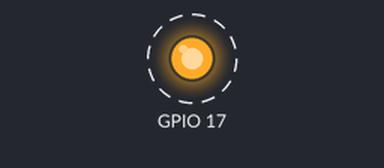
A program run on a simulated Raspberry Pi (BCM pin numbers). Shown: output pins drawn as LEDs (lit = HIGH). Dashed ring = blinking. What the program prints to the terminal is not drawn.

Above: at 0.2 s.
Timing chart, 0 to 3.0 s (numbered marks = the images above):
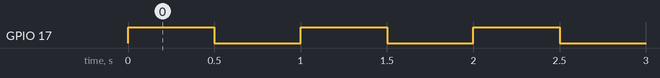

The program:

task_1_led_blink.py
```python
import RPi.GPIO as GPIO
import time

GPIO.setmode(GPIO.BCM)
GPIO.setup(17, GPIO.OUT)

print("task 1 in session 13 -> led blink -> is running")

try:
    while True:
        GPIO.output(17, GPIO.HIGH)
        time.sleep(0.5)

        GPIO.output(17, GPIO.LOW)
        time.sleep(0.5)

except KeyboardInterrupt:
    print("\nProgram stopped by user")

finally:
    GPIO.cleanup()
```

Measured:
- by itself, GPIO 17: alternates HIGH for 0.50 s and LOW for 0.50 s
